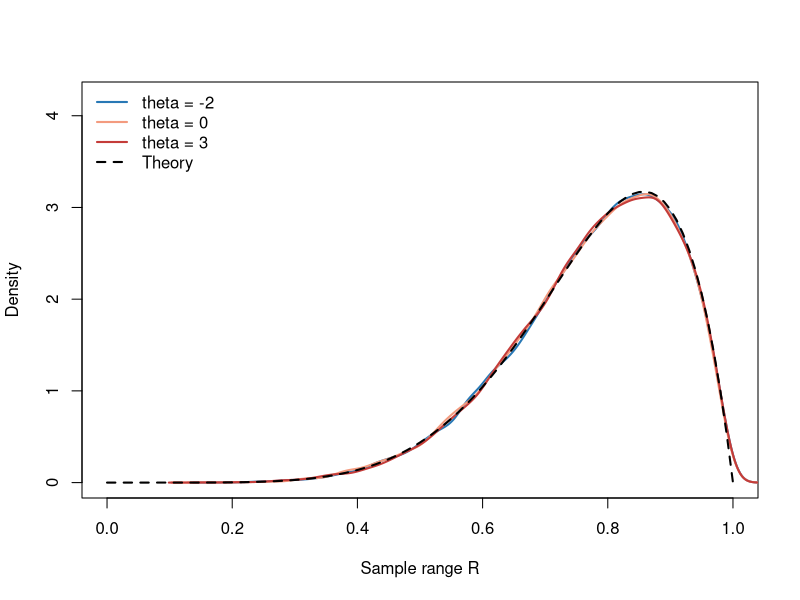

Write the R code that produced this figure.
## ---- chunk 1
set.seed(6201)
n <- 8
theta_values <- c(-2, 0, 3)
cols <- c("#2878B5", "#F39B7F", "#C43C39")
plot(NA, xlim = c(0, 1), ylim = c(0, 4.2), xlab = "Sample range R", ylab = "Density")
for (j in seq_along(theta_values)) {
  x <- matrix(runif(30000 * n, theta_values[j], theta_values[j] + 1), ncol = n)
  lines(density(apply(x, 1, function(z) max(z) - min(z))), col = cols[j], lwd = 2)
}
curve(n * (n - 1) * x^(n - 2) * (1 - x), 0, 1, add = TRUE, lwd = 2, lty = 2)
legend("topleft", c(paste0("theta = ", theta_values), "Theory"),
       col = c(cols, "black"), lwd = 2, lty = c(1, 1, 1, 2), bty = "n")
